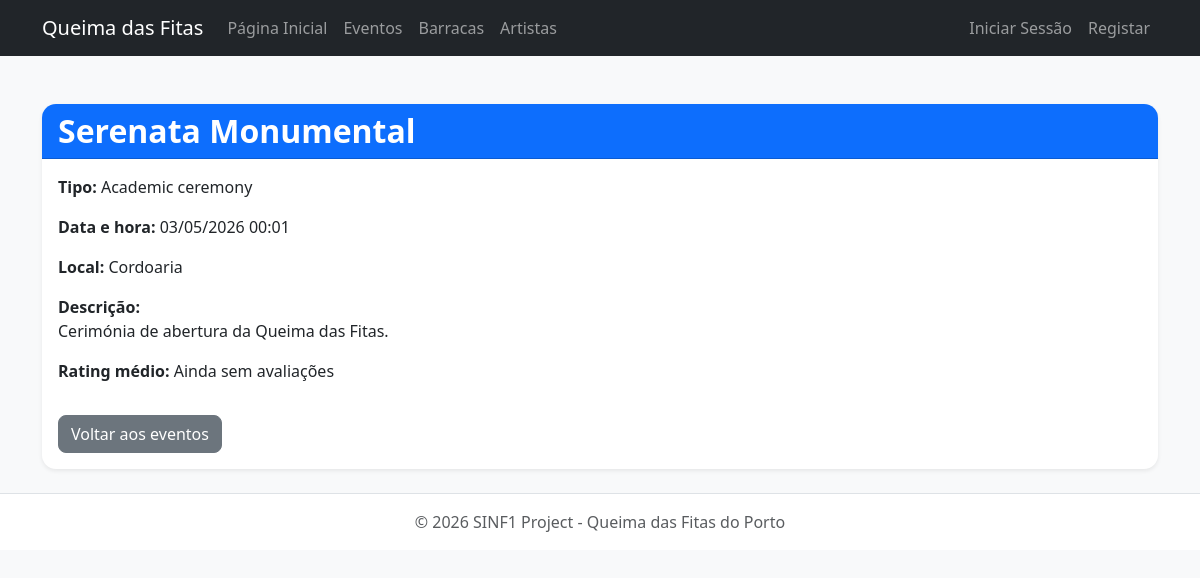
/public/UserInterface/event_detail.php?id=2, run on the app's committed database.
### tables this page shows
CREATE TABLE `event` (
  `id_event` int(11) NOT NULL,
  `name` varchar(100) NOT NULL,
  `description` text DEFAULT NULL,
  `event_date` datetime NOT NULL,
  `location` varchar(100) NOT NULL,
  `event_type` varchar(50) NOT NULL,
  `id_tent` int(11) DEFAULT NULL
);

### src/dal/DataAccessLayer.php (called while the page is built, shortened)
<?php
class DataAccessLayer {
    private $conn;
    public function __construct() {
        $this->conn = new mysqli(DB_HOST, DB_USER, DB_PASS, DB_NAME);
        $this->conn->set_charset("utf8mb4");
    }
    public function executeSelect($query, $params = [], $types = "") {
        $stmt = $this->conn->prepare($query);
        if ($params) {
            $stmt->bind_param($types, ...$params);
        }
        $stmt->execute();
        $result = $stmt->get_result();
        $data = $result->fetch_all(MYSQLI_ASSOC);
        return $data;
    }
}
?>

### src/bll/BusinessLogicLayer.php (called while the page is built, shortened)
<?php
require_once __DIR__ . '/../dal/DataAccessLayer.php';
class BusinessLogicLayer {
    private $dal;
    public function __construct() {
        $this->dal = new DataAccessLayer();
    }
public function getEventById($id_event) {
    $query = "SELECT e.*, t.name AS tent_name
              FROM event e
              LEFT JOIN tent t ON e.id_tent = t.id_tent
              WHERE e.id_event = ?";
    $result = $this->dal->executeSelect($query, [$id_event], "i");
    return !empty($result) ? $result[0] : null;
}
public function getAverageEventRating($id_event) {
    $query = "SELECT AVG(score) AS average_rating
              FROM rating
              WHERE id_event = ?";
    $result = $this->dal->executeSelect($query, [$id_event], "i");
    return $result[0]['average_rating'] ?? null;
}
}
?>

### public/UserInterface/event_detail.php (the view, shortened to what this page needs)
<?php
include '../includes/header_ui.php';
$id_event = $_GET['id'] ?? null;
$event = $bll->getEventById($id_event);
$average = $bll->getAverageEventRating($id_event);
?>
<div class="card shadow-sm border-0">
    <div class="card-header bg-primary text-white">
        <h2 class="mb-0"><?php echo htmlspecialchars($event['name']); ?></h2>
    </div>
    <div class="card-body">
        <p>
            <strong>Tipo:</strong>
            <?php echo htmlspecialchars($event['event_type']); ?>
        </p>
        <p>
            <strong>Data e hora:</strong>
            <?php echo date('d/m/Y H:i', strtotime($event['event_date'])); ?>
        </p>
        <p>
            <strong>Local:</strong>
            <?php echo htmlspecialchars($event['location']); ?>
        </p>
        <p>
            <strong>Descrição:</strong><br>
            <?php echo nl2br(htmlspecialchars($event['description'])); ?>
        </p>
        <p>
            <strong>Rating médio:</strong>
            <?php echo $average ? number_format($average, 1) . '/5' : 'Ainda sem avaliações'; ?>
        </p>
<a href="events.php" class="btn btn-secondary mt-3">
    Voltar aos eventos
</a>
    </div>
</div>
<?php include '../includes/footer.php'; ?>

### public/css/style.css (style rules this page uses)
body { background-color: #f8f9fa; color: #212529; }
h1, h2, h3, h4, h5 { font-weight: 600; }
.card { border-radius: 14px; overflow: hidden; }
.card-header { font-weight: 600; }
.btn { border-radius: 8px; }

### data on the page
event: name "Serenata Monumental", event_type "Academic ceremony", event_date "03/05/2026 00:01", location "Cordoaria", description "Cerimónia de abertura da Queima das Fitas."
